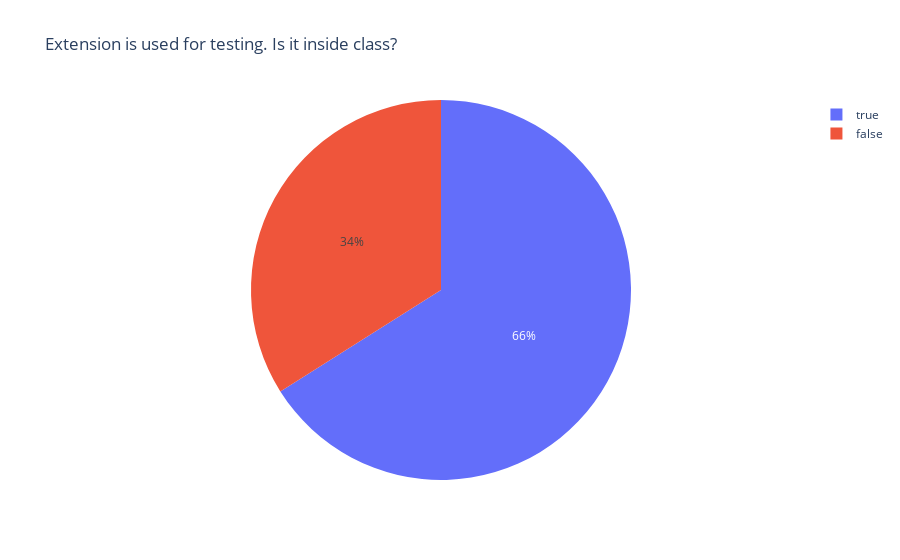

The notebook cell saved with this chart:
### Markdown cell above
### Where is the extension function that is used for testing?

Most of the extensions that are used for testing are declared inside classes.

### Code cell
plx.pie(tests, names='is inside class', title='Extension is used for testing. Is it inside class?')

### Figure 1 — Plotly figure (JSON) as saved in the notebook; plotly's stock layout.template omitted (floating-point values rounded to 4 significant figures; data arrays with more than 128 entries replaced by an {"elided": "..."} marker saying what was removed)
{"data": [{"domain": {"x": [0, 1], "y": [0, 1]}, "hovertemplate": "is inside class=%{label}<extra></extra>", "labels": {"elided": "212 bool values"}, "legendgroup": "", "name": "", "showlegend": true, "type": "pie"}], "layout": {"legend": {"tracegroupgap": 0}, "title": {"text": "Extension is used for testing. Is it inside class?"}}}
